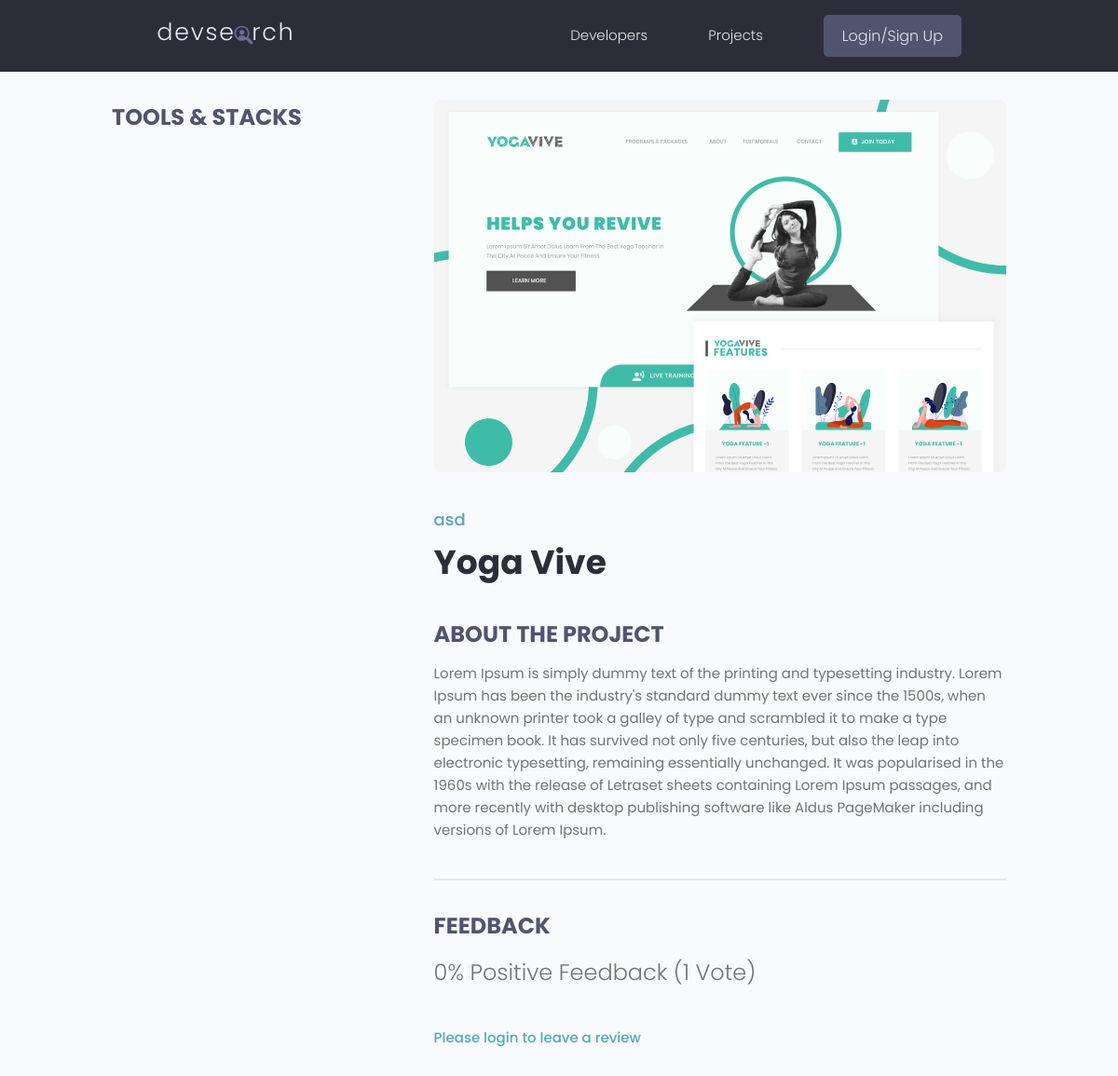
/projects/project/df9cc1e5-2a87-4c76-b0e9-427b17526dc2/, run on an earlier commit of the app's database.
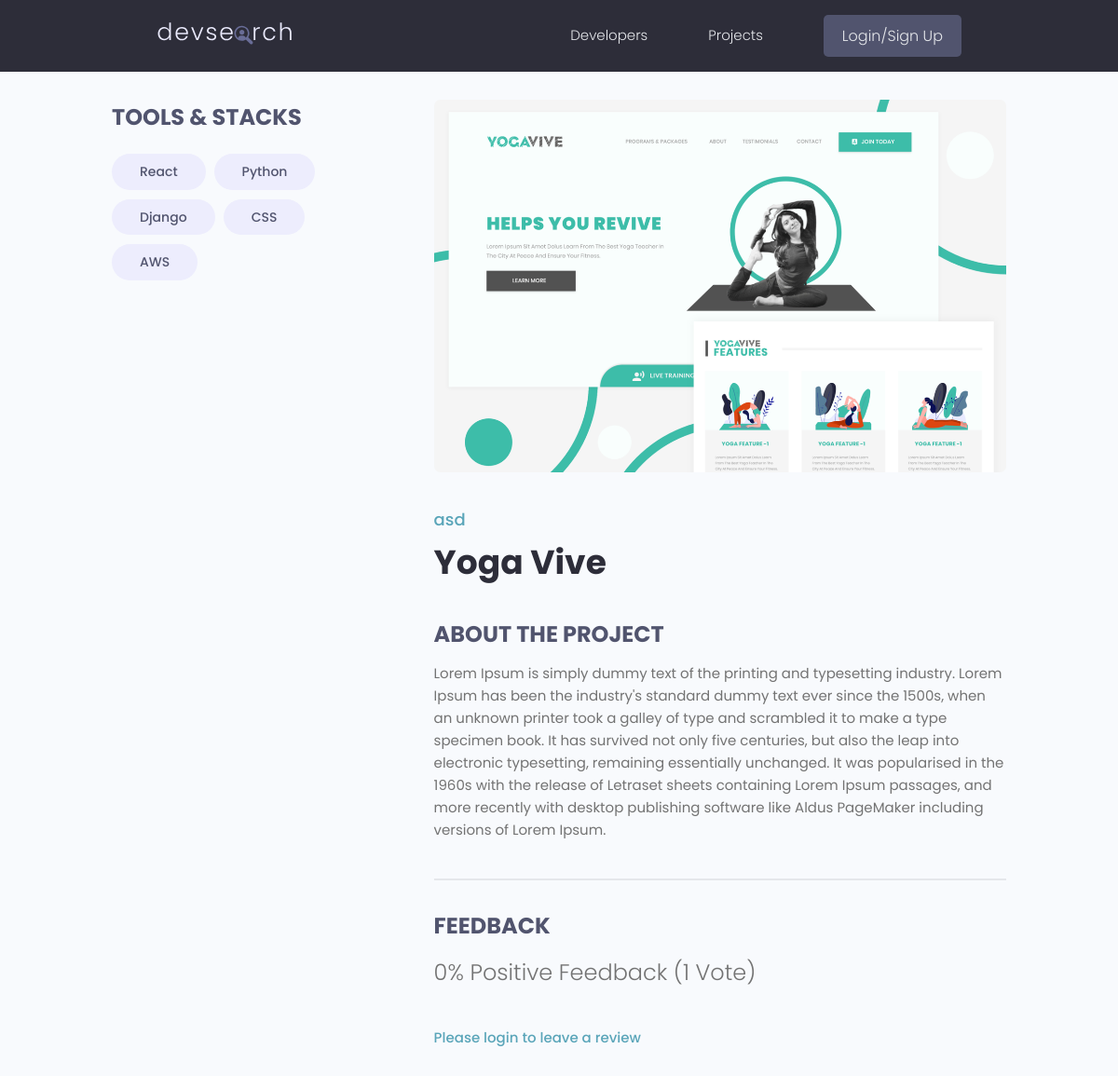
And on a later commit of the database.
### projects/models.py (models this page shows)
class Tag(models.Model):
    name = models.CharField(max_length=200)
    created = models.DateTimeField(auto_now_add=True)
    id = models.UUIDField(default=uuid.uuid4, unique=True, primary_key=True, editable=False)
    def __str__(self):
        return self.name

### projects/views.py (the view, shortened to what this page needs)
# urls.py: path('project/<str:pk>/', project, name='project'),
def project(request, pk):
    project_obj = Project.objects.get(id=pk)
    form = ReviewForm()
    return render(request, 'projects/single-project.html', {'project' : project_obj, 'form' : form})

### projects/models.py (called while the page is built)
    @property
    def imageURL(self):
        try:
            url = self.featured_image.url
        except:
            url = ''
        return url

    @property
    def reviewers(self): # single-project.html에서 리뷰를 달았는지 확인하기 위해
        queryset = self.review_set.all().values_list('owner__id', flat=True)
        return queryset

### projects/templates/projects/single-project.html (shortened to what this page needs)
{% extends 'main.html' %}
{% block content %}
<main class="singleProject my-md">
    <div class="container">
        <div class="layout">
            <div class="column column--1of3">
                <h3 class="singleProject__subtitle">Tools & Stacks</h3>
                <div class="singleProject__toolStack">
                    {% for tag in project.tags.all %}
                    <span class="tag tag--pill tag--sub tag--lg">
                        <small>{{tag}}</small>
                    </span>
                    {% endfor %}
                </div>
            </div>
            <div class="column column--2of3">
                <img class="singleProject__preview" src="{{ project.imageURL }}" alt="portfolio thumbnail" />
                <a href="{% url 'user-profile' pk=project.owner.id %}" class="singleProject__developer">{{project.owner.name}}</a>
                <h2 class="singleProject__title">{{project.title}}</h2>
                <h3 class="singleProject__subtitle">About the Project</h3>
                <div class="singleProject__info">
                    {{project.description}}
                </div>
                <div class="comments">
                    <h3 class="singleProject__subtitle">Feedback</h3>
                    <h5 class="project--rating">
                        {{project.vote_ratio}}% Positive Feedback ({{project.vote_total}} Vote{{project.vote_total|pluralize:"s"}})
                    </h5>
                    {% if request.user.profile.id in project.reviewers %}
                        <p>You have already submitted your review for this project </p>
                    {% elif request.user.profile == project.owner %}
                        <p>You cannot review your own work</p>
                    {% else %}
                        <a href="{% url 'login' %}?next={{request.path}}">Please login to leave a review </a>
                    {% endif %}
                </div>
            </div>
        </div>
    </div>
</main>
{% endblock %}

What changed in the data, as far as the page shows it:
now on this page (row unchanged): Tag: name "React"
now on this page (row unchanged): Tag: name "Python"
now on this page (row unchanged): Tag: name "Django"
added Tag: name "CSS"
added Tag: name "AWS"
